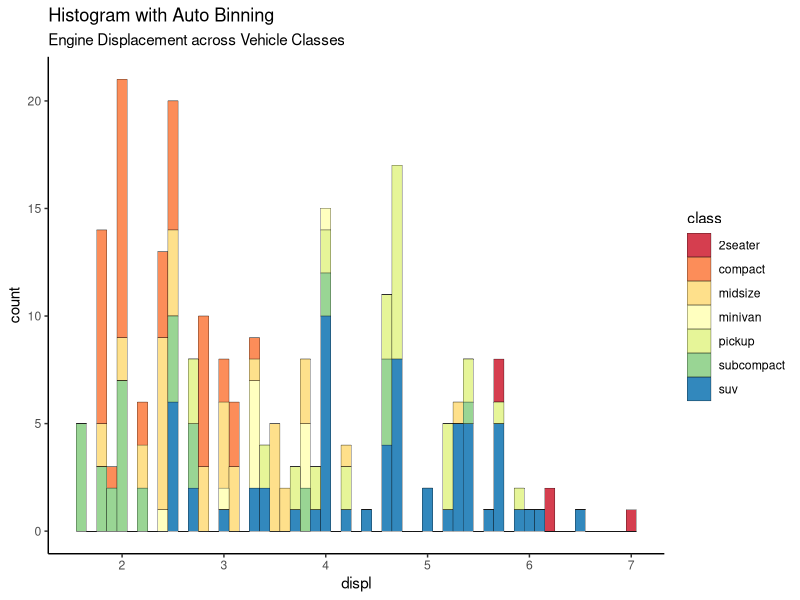
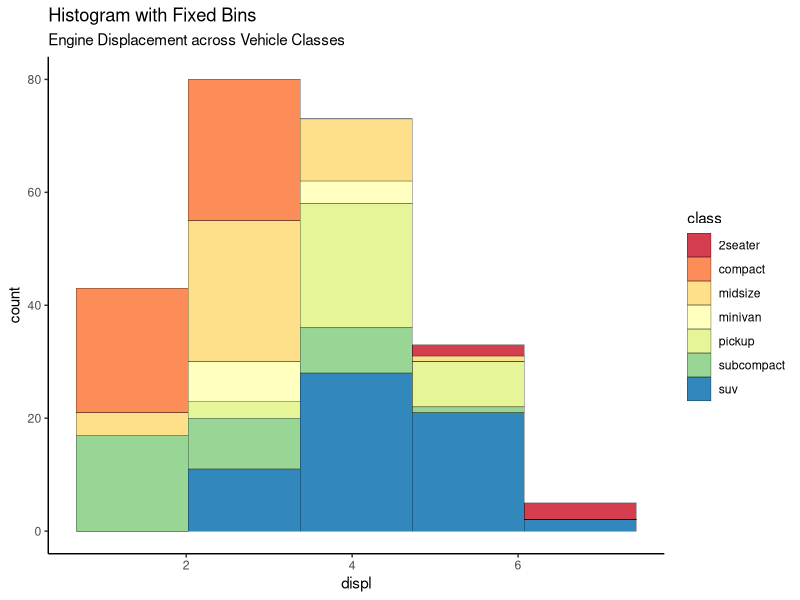
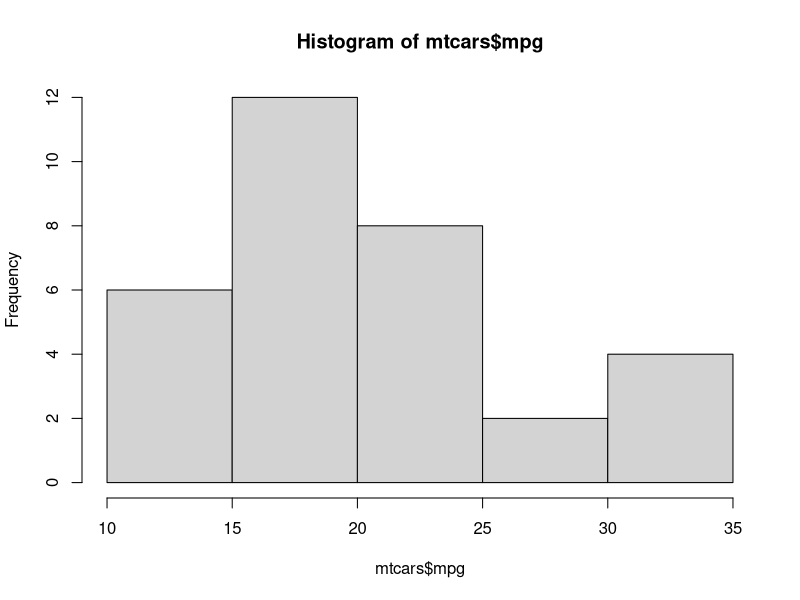
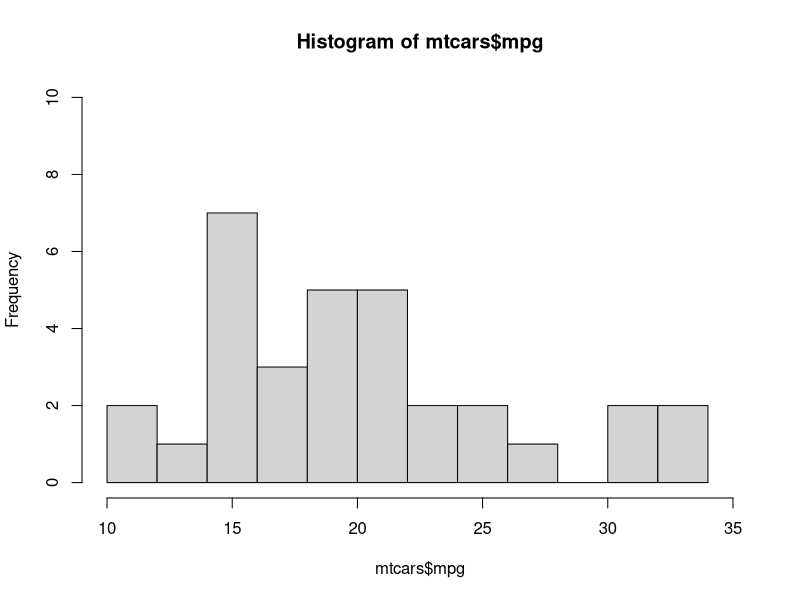
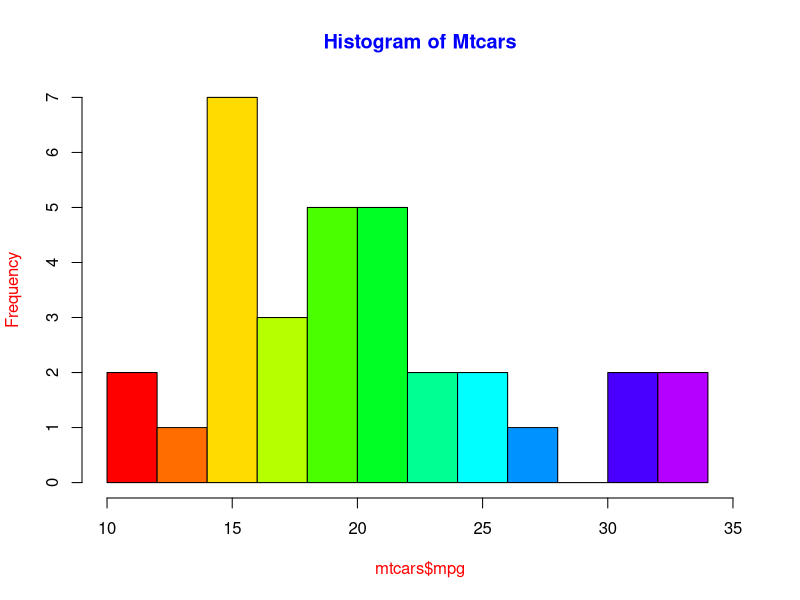
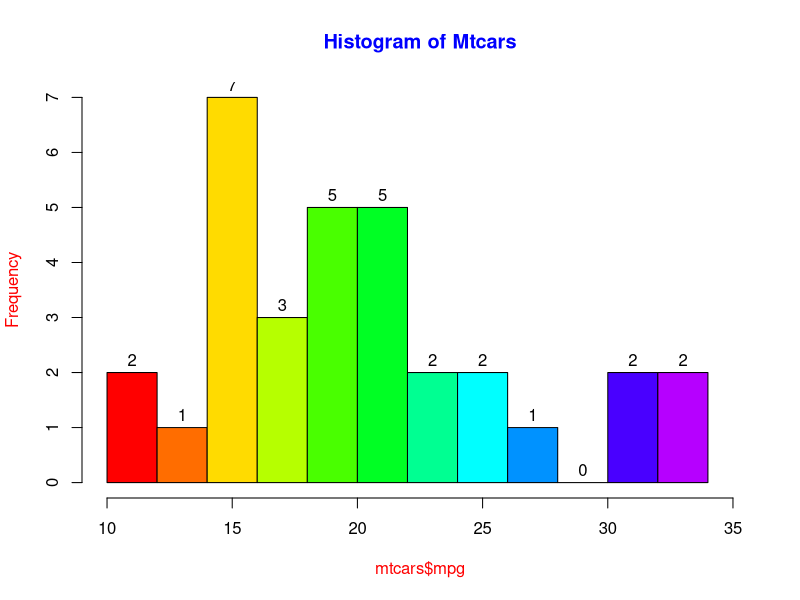
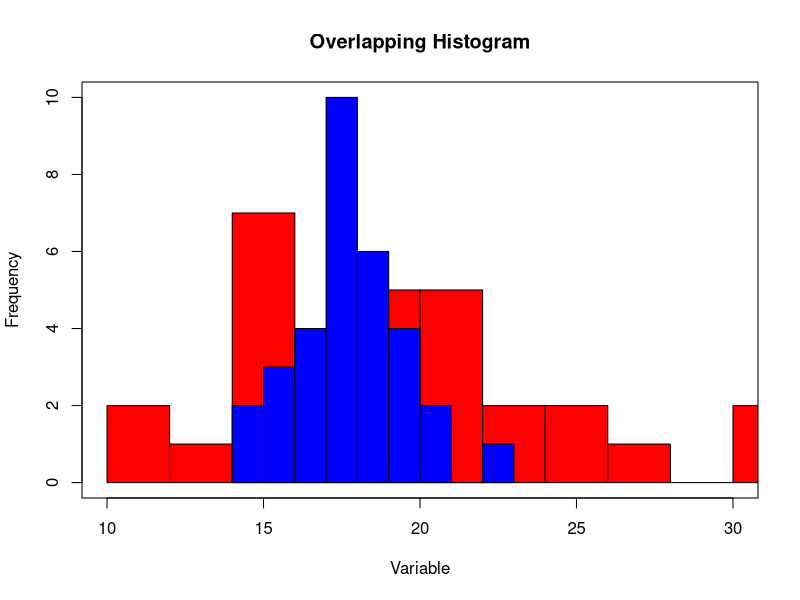

Source code (R) for these figures, in order:
##More practice of histograms using the data mpg and mtcars. 

library(ggplot2)
theme_set(theme_classic())

data(mpg)
help(mpg)
head(mpg)

# Histogram on a Continuous (Numeric) Variable
#Colors: http://rstudio-pubs-static.s3.amazonaws.com/5312_98fc1aba2d5740dd849a5ab797cc2c8d.html
g <- ggplot(mpg, aes(displ)) + scale_fill_brewer(palette = "Spectral")

g + geom_histogram(aes(fill=class), 
                   binwidth = .1, 
                   col="black", 
                   size=.1) +  # change binwidth
  labs(title="Histogram with Auto Binning", 
       subtitle="Engine Displacement across Vehicle Classes")  

g + geom_histogram(aes(fill=class), 
                   bins=5, 
                   col="black", 
                   size=.1) +   #change number of bins
  labs(title="Histogram with Fixed Bins", 
       subtitle="Engine Displacement across Vehicle Classes") 

######################################################################################
#computes a histogram of the data values in the column mpg of the dataframe named "mtcars"
View(mtcars)
help(mtcars)
hist(mtcars$mpg)

####mpg is Miles/(US) gallon
# adding breaks and limits

hist(mtcars$mpg,breaks=14,xlim=c(10,35),ylim=c(0,10))

# adding colors to graph

hist(mtcars$mpg,breaks=14,xlim=c(10,35),
     
     col=rainbow(14),main="Histogram of Mtcars",
     
     col.main="blue",col.lab="red")

# adding labels to the graph

hist(mtcars$mpg,breaks=14, xlim=c(10,35),
     
     col=rainbow(14),main="Histogram of Mtcars",
     
     col.main="Blue",col.lab="red",labels=TRUE)
################################################################
# Overlapping histogram
####mpg is Miles/(US) gallon

h1<-mtcars$mpg

# Histogram Colored (blue and red)

hist(h1,
     
     col="red",
     
     xlim=c(10,30),ylim=c(0,10),breaks=10,
     
     main="Overlapping Histogram",xlab="Variable")

## qsec is 1/4 mile time
h2<-mtcars$qsec

hist(h2,col="blue",xlim=c(0,10),ylim=c(0,10),add=T)

## This function draws a box around the current plot in the given color and linetype. 

box()

